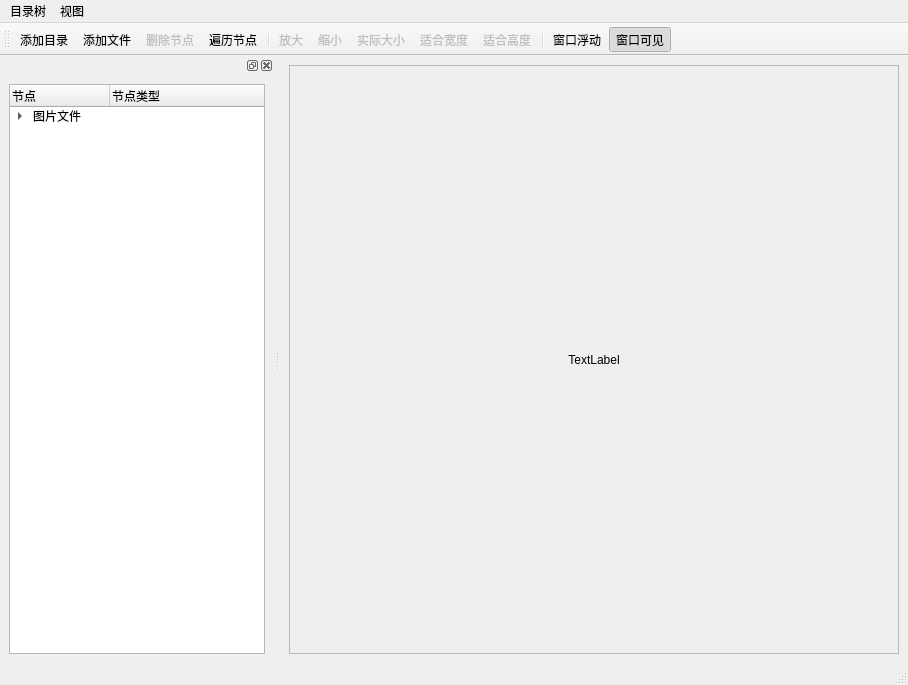
<?xml version="1.0" encoding="UTF-8"?>
<ui version="4.0">
 <class>MainWindow</class>
 <widget class="QMainWindow" name="MainWindow">
  <property name="geometry">
   <rect>
    <x>0</x>
    <y>0</y>
    <width>908</width>
    <height>685</height>
   </rect>
  </property>
  <property name="windowTitle">
   <string>MainWindow</string>
  </property>
  <widget class="QWidget" name="centralwidget">
   <layout class="QGridLayout" name="gridLayout">
    <item row="0" column="0">
     <widget class="QScrollArea" name="scrollArea">
      <property name="widgetResizable">
       <bool>true</bool>
      </property>
      <widget class="QWidget" name="scrollAreaWidgetContents">
       <property name="geometry">
        <rect>
         <x>0</x>
         <y>0</y>
         <width>625</width>
         <height>587</height>
        </rect>
       </property>
       <layout class="QGridLayout" name="gridLayout_2">
        <item row="0" column="0">
         <widget class="QLabel" name="labPic">
          <property name="text">
           <string>TextLabel</string>
          </property>
          <property name="alignment">
           <set>Qt::AlignCenter</set>
          </property>
         </widget>
        </item>
       </layout>
      </widget>
     </widget>
    </item>
   </layout>
  </widget>
  <widget class="QMenuBar" name="menubar">
   <property name="geometry">
    <rect>
     <x>0</x>
     <y>0</y>
     <width>908</width>
     <height>17</height>
    </rect>
   </property>
   <widget class="QMenu" name="menu">
    <property name="title">
     <string>目录树</string>
    </property>
    <addaction name="actAddFolder"/>
    <addaction name="actAddFiles"/>
    <addaction name="actDeleteItem"/>
    <addaction name="actScanItems"/>
    <addaction name="separator"/>
    <addaction name="actQuit"/>
   </widget>
   <widget class="QMenu" name="menu_2">
    <property name="title">
     <string>视图</string>
    </property>
    <addaction name="actZoomIn"/>
    <addaction name="actZoomOut"/>
    <addaction name="actZoomRealSize"/>
    <addaction name="actZoomFitW"/>
    <addaction name="actZoomFitH"/>
   </widget>
   <addaction name="menu"/>
   <addaction name="menu_2"/>
  </widget>
  <widget class="QStatusBar" name="statusbar"/>
  <widget class="QToolBar" name="mainToolBar">
   <property name="windowTitle">
    <string>toolBar</string>
   </property>
   <property name="toolButtonStyle">
    <enum>Qt::ToolButtonTextUnderIcon</enum>
   </property>
   <attribute name="toolBarArea">
    <enum>TopToolBarArea</enum>
   </attribute>
   <attribute name="toolBarBreak">
    <bool>false</bool>
   </attribute>
   <addaction name="actAddFolder"/>
   <addaction name="actAddFiles"/>
   <addaction name="actDeleteItem"/>
   <addaction name="actScanItems"/>
   <addaction name="separator"/>
   <addaction name="actZoomIn"/>
   <addaction name="actZoomOut"/>
   <addaction name="actZoomRealSize"/>
   <addaction name="actZoomFitW"/>
   <addaction name="actZoomFitH"/>
   <addaction name="separator"/>
   <addaction name="actDockFloat"/>
   <addaction name="actDockVisible"/>
  </widget>
  <widget class="QDockWidget" name="dockWidget">
   <attribute name="dockWidgetArea">
    <number>1</number>
   </attribute>
   <widget class="QWidget" name="dockWidgetContents">
    <layout class="QVBoxLayout" name="verticalLayout">
     <item>
      <widget class="QTreeWidget" name="treeWidget">
       <column>
        <property name="text">
         <string>节点</string>
        </property>
       </column>
       <column>
        <property name="text">
         <string>节点类型</string>
        </property>
       </column>
       <item>
        <property name="text">
         <string>图片文件</string>
        </property>
        <property name="icon">
         <iconset resource="res.qrc">
          <normaloff>:/images/icons/15.ico</normaloff>:/images/icons/15.ico</iconset>
        </property>
        <item>
         <property name="text">
          <string>新建子项目</string>
         </property>
        </item>
       </item>
      </widget>
     </item>
    </layout>
   </widget>
  </widget>
  <action name="actAddFolder">
   <property name="icon">
    <iconset resource="res.qrc">
     <normaloff>:/images/icons/open3.bmp</normaloff>:/images/icons/open3.bmp</iconset>
   </property>
   <property name="text">
    <string>添加目录...</string>
   </property>
   <property name="toolTip">
    <string>添加目录...</string>
   </property>
   <property name="shortcut">
    <string>Ctrl+F</string>
   </property>
   <property name="menuRole">
    <enum>QAction::NoRole</enum>
   </property>
  </action>
  <action name="actAddFiles">
   <property name="icon">
    <iconset resource="res.qrc">
     <normaloff>:/images/icons/824.bmp</normaloff>:/images/icons/824.bmp</iconset>
   </property>
   <property name="text">
    <string>添加文件...</string>
   </property>
   <property name="toolTip">
    <string>添加文件...</string>
   </property>
   <property name="shortcut">
    <string>Ctrl+N</string>
   </property>
   <property name="menuRole">
    <enum>QAction::NoRole</enum>
   </property>
  </action>
  <action name="actZoomIn">
   <property name="enabled">
    <bool>false</bool>
   </property>
   <property name="icon">
    <iconset resource="res.qrc">
     <normaloff>:/images/icons/418.bmp</normaloff>:/images/icons/418.bmp</iconset>
   </property>
   <property name="text">
    <string>放大</string>
   </property>
   <property name="toolTip">
    <string>放大图片</string>
   </property>
   <property name="shortcut">
    <string>Ctrl+I</string>
   </property>
   <property name="menuRole">
    <enum>QAction::NoRole</enum>
   </property>
  </action>
  <action name="actZoomOut">
   <property name="enabled">
    <bool>false</bool>
   </property>
   <property name="icon">
    <iconset resource="res.qrc">
     <normaloff>:/images/icons/416.bmp</normaloff>:/images/icons/416.bmp</iconset>
   </property>
   <property name="text">
    <string>缩小</string>
   </property>
   <property name="toolTip">
    <string>缩小图片</string>
   </property>
   <property name="shortcut">
    <string>Ctrl+O</string>
   </property>
   <property name="menuRole">
    <enum>QAction::NoRole</enum>
   </property>
  </action>
  <action name="actZoomRealSize">
   <property name="enabled">
    <bool>false</bool>
   </property>
   <property name="icon">
    <iconset resource="res.qrc">
     <normaloff>:/images/icons/414.bmp</normaloff>:/images/icons/414.bmp</iconset>
   </property>
   <property name="text">
    <string>实际大小</string>
   </property>
   <property name="toolTip">
    <string>图片实际大小显示</string>
   </property>
   <property name="menuRole">
    <enum>QAction::NoRole</enum>
   </property>
  </action>
  <action name="actZoomFitW">
   <property name="enabled">
    <bool>false</bool>
   </property>
   <property name="icon">
    <iconset resource="res.qrc">
     <normaloff>:/images/icons/424.bmp</normaloff>:/images/icons/424.bmp</iconset>
   </property>
   <property name="text">
    <string>适合宽度</string>
   </property>
   <property name="toolTip">
    <string>适合宽度显示图片</string>
   </property>
   <property name="shortcut">
    <string>Ctrl+W</string>
   </property>
   <property name="menuRole">
    <enum>QAction::NoRole</enum>
   </property>
  </action>
  <action name="actDeleteItem">
   <property name="enabled">
    <bool>false</bool>
   </property>
   <property name="icon">
    <iconset resource="res.qrc">
     <normaloff>:/images/icons/delete1.bmp</normaloff>:/images/icons/delete1.bmp</iconset>
   </property>
   <property name="text">
    <string>删除节点</string>
   </property>
   <property name="toolTip">
    <string>删除节点</string>
   </property>
   <property name="menuRole">
    <enum>QAction::NoRole</enum>
   </property>
  </action>
  <action name="actQuit">
   <property name="icon">
    <iconset resource="res.qrc">
     <normaloff>:/images/icons/exit.bmp</normaloff>:/images/icons/exit.bmp</iconset>
   </property>
   <property name="text">
    <string>退出</string>
   </property>
   <property name="toolTip">
    <string>退出本系统</string>
   </property>
   <property name="menuRole">
    <enum>QAction::NoRole</enum>
   </property>
  </action>
  <action name="actZoomFitH">
   <property name="enabled">
    <bool>false</bool>
   </property>
   <property name="icon">
    <iconset resource="res.qrc">
     <normaloff>:/images/icons/426.bmp</normaloff>:/images/icons/426.bmp</iconset>
   </property>
   <property name="text">
    <string>适合高度</string>
   </property>
   <property name="toolTip">
    <string>适合高度显示图片</string>
   </property>
   <property name="shortcut">
    <string>Ctrl+H</string>
   </property>
   <property name="menuRole">
    <enum>QAction::NoRole</enum>
   </property>
  </action>
  <action name="actScanItems">
   <property name="icon">
    <iconset resource="res.qrc">
     <normaloff>:/images/icons/fold.bmp</normaloff>:/images/icons/fold.bmp</iconset>
   </property>
   <property name="text">
    <string>遍历节点</string>
   </property>
   <property name="menuRole">
    <enum>QAction::NoRole</enum>
   </property>
  </action>
  <action name="actDockVisible">
   <property name="checkable">
    <bool>true</bool>
   </property>
   <property name="checked">
    <bool>true</bool>
   </property>
   <property name="icon">
    <iconset resource="res.qrc">
     <normaloff>:/images/icons/BEBULB_24.ICO</normaloff>:/images/icons/BEBULB_24.ICO</iconset>
   </property>
   <property name="text">
    <string>窗口可见</string>
   </property>
   <property name="toolTip">
    <string>停靠窗口可见</string>
   </property>
   <property name="menuRole">
    <enum>QAction::NoRole</enum>
   </property>
  </action>
  <action name="actDockFloat">
   <property name="checkable">
    <bool>true</bool>
   </property>
   <property name="icon">
    <iconset resource="res.qrc">
     <normaloff>:/images/icons/814.bmp</normaloff>:/images/icons/814.bmp</iconset>
   </property>
   <property name="text">
    <string>窗口浮动</string>
   </property>
   <property name="toolTip">
    <string>停靠窗口浮动</string>
   </property>
   <property name="menuRole">
    <enum>QAction::NoRole</enum>
   </property>
  </action>
 </widget>
 <resources>
  <include location="res.qrc"/>
 </resources>
 <connections>
  <connection>
   <sender>actQuit</sender>
   <signal>triggered()</signal>
   <receiver>MainWindow</receiver>
   <slot>close()</slot>
   <hints>
    <hint type="sourcelabel">
     <x>-1</x>
     <y>-1</y>
    </hint>
    <hint type="destinationlabel">
     <x>499</x>
     <y>345</y>
    </hint>
   </hints>
  </connection>
 </connections>
</ui>
